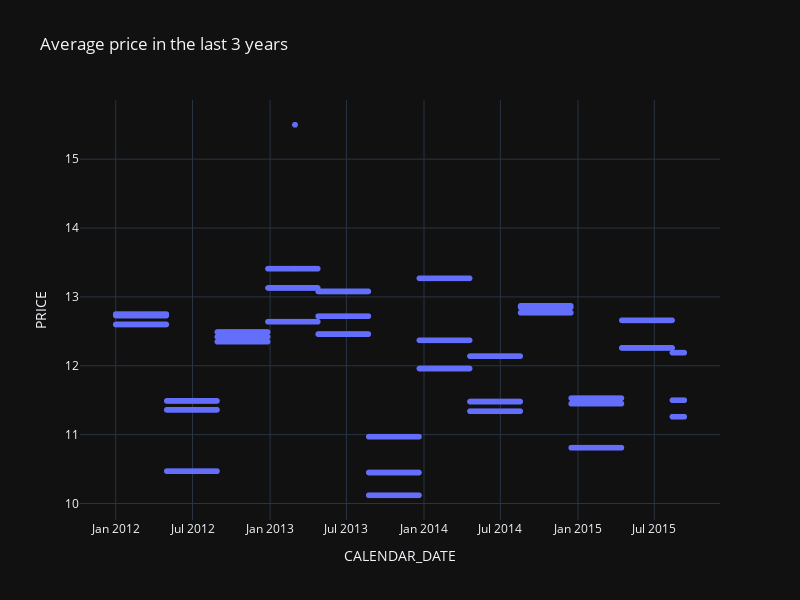

Write notebook code for a chart like this one.
### Markdown cell above
In the 3 year sample period we have an average price of $12 with average sales of 32K per day. The price has ranged from $10 to $15 in these 3 years as shown below sometimes changing daily within the same period

### Code cell
fig2 = px.scatter(dft, x=dft.index, y="PRICE", title="Average price in the last 3 years" )

fig2.update_layout(width=800, height=600)
fig2.show()

### Figure 1 — Plotly figure (JSON) as saved in the notebook; plotly's stock layout.template omitted (floating-point values rounded to 4 significant figures; data arrays with more than 128 entries replaced by an {"elided": "..."} marker saying what was removed)
{"data": [{"hovertemplate": "CALENDAR_DATE=%{x}<br>PRICE=%{y}<extra></extra>", "legendgroup": "", "marker": {"color": "#636efa", "symbol": "circle"}, "mode": "markers", "name": "", "showlegend": false, "type": "scattergl", "x": {"elided": "4065 str values"}, "xaxis": "x", "y": {"elided": "4065 float values"}, "yaxis": "y"}], "layout": {"height": 600, "legend": {"tracegroupgap": 0}, "title": {"text": "Average price in the last 3 years"}, "width": 800, "xaxis": {"anchor": "y", "domain": [0, 1], "title": {"text": "CALENDAR_DATE"}}, "yaxis": {"anchor": "x", "domain": [0, 1], "title": {"text": "PRICE"}}}}
